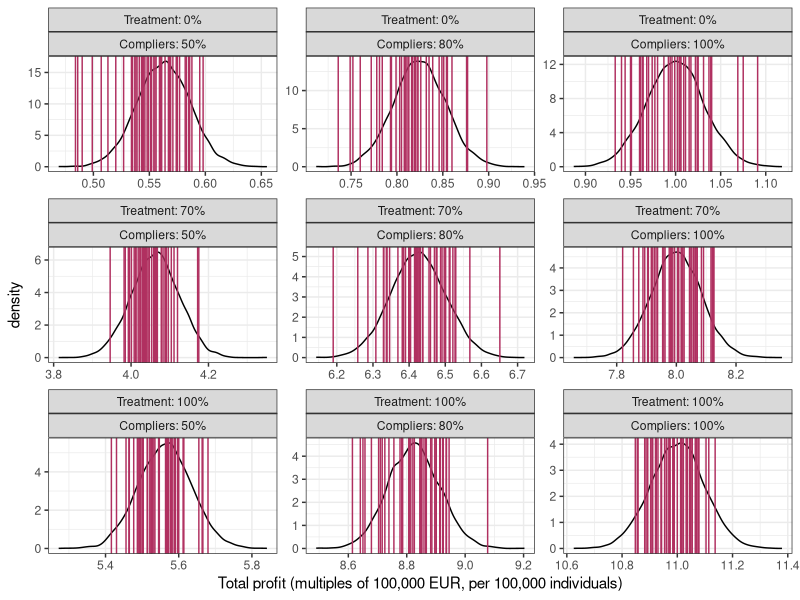

Source code (R):

# extra code for checking that the posterior predictive distribution
# is unbiased for estimates from different simulated datasets
# when the true parameters are used instead of estimated parameters from a
# single dataset
#
# this file can be run standalone, and has no dependencies on the main index.qmd file
#
# the parameters here 0.0882, 0.0082, 0.8, 0.001
# are the true probabilities for the main dataset used

library(tidyverse)

simulate_data <- function(n = 100000L,
                          pY0 = 0.01,
                          risk_diff = 0.1,
                          seed = 23,
                          p_compliers = 0.8,
                          p_treatment = 0.7,
                          pY_non_compliers_factor = 0.1) {

  pY1 <- pY0 + risk_diff
  pY_nc <- pY_non_compliers_factor * pY0

  set.seed(seed)
  data <- tibble(
    id = 1:n,
    # the underlying population can be stratified into
    # never-takers and compliers
    complier = rbinom(n, 1, prob = p_compliers),
    # generate individual potential outcomes
    # under control and treatment, i.e., Pr[Y^0 = 1]
    #Y0 = rbinom(n, 1, prob = pY0),
    Y0 = case_when(
      complier == 0 ~ rbinom(n, 1, pY_nc),
      complier == 1 ~ rbinom(n, 1, pY0),
    ),
    # assuming a constant effect of +10 percentage points
    # among the compliers, and no average effect under the never-takers
    Y1 = case_when(
      complier == 0 ~ rbinom(n, 1, pY_nc),
      complier == 1 ~ rbinom(n, 1, pY1)
    ),
    # treatment assigned at random
    # 70-30 split into treatment / control
    Z = rbinom(n, 1, prob = p_treatment),
    # treatment uptake depends on
    # being assigned to treatment (Z = 1)
    # AND being a complier (C = 1)
    A = Z * complier,
    # generate observed response using the
    # consistency equation
    Y = (1 - Z) * Y0 + Z * Y1
  )

  return(data)
}

profit_distributions_sensitivity <- expand_grid(
  id = 1:10000,
  compliance = c(0.5, 0.8, 1.0),
  split = c(0.7, 1.0, 0.0),
  # rescale the ITT probabilities by p(compliance)
  # shave off the effect of never takers on this probability
  # to recover the p(Y = 1 | Z = z, C = 1)
  p_treated = (0.0882 / 0.8) - (0.001 * (0.2 / 0.8)),
  p_control = (0.0082 / 0.8) - (0.001 * (0.2 / 0.8)),
  n = 100000
) %>%
  mutate(
    # rescale the IV estimates for conversion prob
    # under each treatment by the compliance
    p_treated = ((compliance * p_treated) +
                   ((1 - compliance) * (0.001 / 0.8))),
    p_control = ((compliance * p_control) +
                   ((1 - compliance) * (0.001 / 0.8))),
    n_treated = round(split * n),
    n_control = n - n_treated,
    s_treated = rbinom(n(), n_treated, p_treated),
    s_control = rbinom(n(), n_control, p_control),
    total_profit = 100 * (s_treated + s_control)
  ) %>%
  glimpse()

simulated_profit_sensitivity <- profit_distributions_sensitivity %>%
  distinct(compliance, split) %>%
  expand_grid(id = seq(from = 20, by = 1, length.out = 50)) %>%
  pmap_dfr(
    .f = function(compliance, split, id) {
      simulate_data(p_compliers = compliance,
                    p_treatment = split,
                    seed = id) %>%
        summarise(total_profit = 100 * sum(Y)) %>%
        tibble(compliance, split, .)
    }
  ) %>%
  glimpse()

profit_distributions_plot_data_sensitivity <- list(
  "extrapolated" = profit_distributions_sensitivity %>%
    select(compliance, split, total_profit),
  "simulated" = simulated_profit_sensitivity
) %>%
  map(
    .f = ~ {
      .x %>%
        mutate(
          total_profit = total_profit / 1e5,
          compliance = paste0("Compliers: ", compliance * 100, "%"),
          compliance = factor(compliance,
                              levels = c("Compliers: 50%",
                                         "Compliers: 80%",
                                         "Compliers: 100%")),
          split = paste0("Treatment: ", split * 100, "%"),
          split = factor(split,
                         levels = c("Treatment: 0%",
                                    "Treatment: 70%",
                                    "Treatment: 100%"))
        )
    }
  ) %>%
  glimpse()

profit_distributions_plot_data_sensitivity %>%
  pluck("extrapolated") %>%
  ggplot(aes(x = total_profit)) +
  geom_density(trim = TRUE) +
  geom_vline(
    data = profit_distributions_plot_data_sensitivity %>% pluck("simulated"),
    aes(xintercept = total_profit), color = "maroon"
  ) +
  theme_bw() +
  facet_wrap(vars(split, compliance), scales = "free") +
  #facet_grid(compliance ~ split, scales = "fixed") +
  xlab("Total profit (multiples of 100,000 EUR, per 100,000 individuals)")
